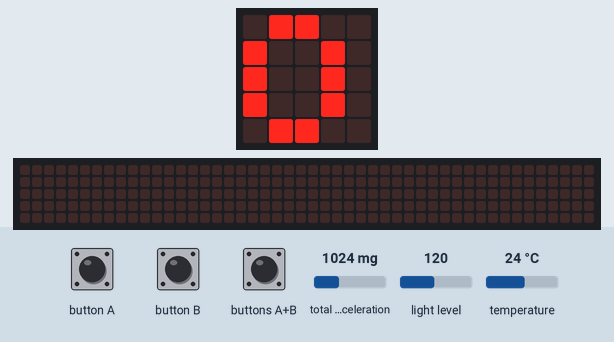
Bench run of a program on a simulated BBC micro:bit (MakeCode). Parts: the board's 5×5 LED display, a strip that is not on the board, showing the scrolling text unrolled. The inputs (shaded band) are chosen by the test bench; at power-on: temperature 24 °C, total acceleration 1024 mg, light level 120. The 48×5 strip is a reading aid, not a part: it shows the text the display is scrolling, unrolled, one strip-width of it at a time.

Above: at 1.2 s.
1.3 s: button A pressed for 0.15 s
At 1.91 s:
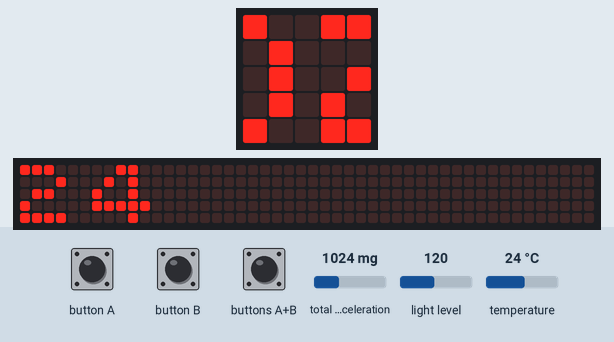
2.0 s: button B pressed for 0.15 s
2.7 s: button A pressed for 0.15 s
3.4 s: temperature set to 12 °C
At 6.6 s:
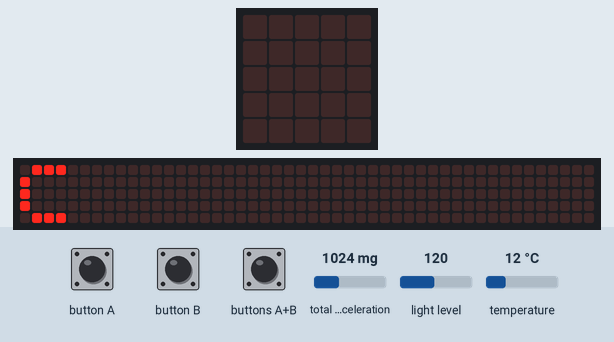
6.7 s: buttons A+B pressed for 0.15 s
At 8.49 s:
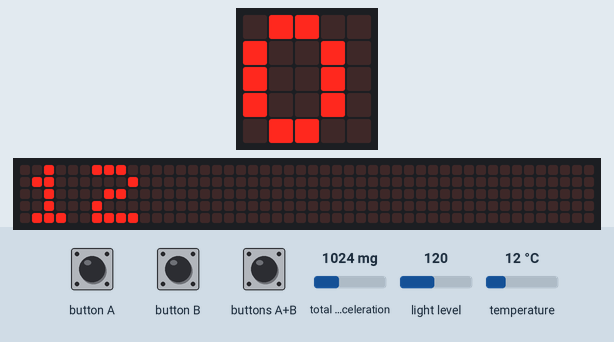
9.9 s: button A pressed for 0.15 s
At 14.19 s:
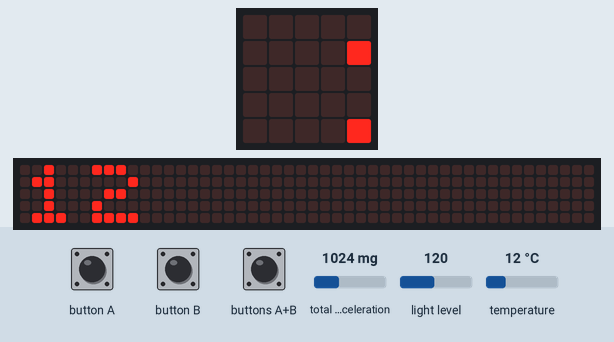
Timing chart, 0 to 15.3 s (numbered marks = the images above; inputs shaded):
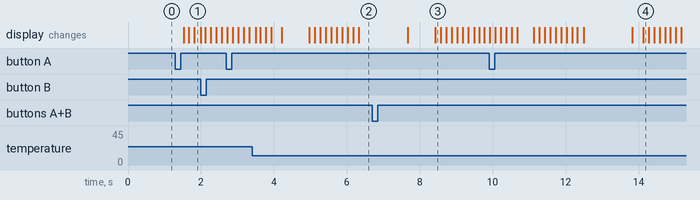

The program:

main.ts
```typescript
input.onButtonPressed(Button.A, function () {
    basic.showNumber(input.temperature())
    basic.showString("C ")
})
input.onButtonPressed(Button.AB, function () {
    basic.showNumber(input.acceleration(Dimension.Strength))
})
input.onButtonPressed(Button.B, function () {
    basic.showNumber(input.lightLevel())
    basic.showString("de 300")
})
let Pasos = 0
basic.forever(function () {
    basic.showNumber(0)
    if (input.acceleration(Dimension.Strength) > 100) {
        Pasos += 1
    }
})
```

test.ts
```typescript
// aquí va el archivo "tests"; esto no se compilará cuando este paquete se utilice como una extensión.
```

Measured:
- after the input at 1.3 s, the display: first changes after 0.22 s (image 1 shows a later state)
- after the input at 6.7 s, the display: first changes after 0.97 s (image 3 shows a later state)
- after the input at 9.9 s, the display: first differs from a run without the input after 3.9 s (image 4 shows a later state)
